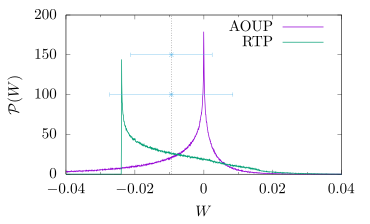

The gnuplot source for this figure:
set term epslatex standalone color size 3.7,2.24
set out "fig_work_distr03.tex"


ymax = 200
set arrow nohead dt '.' from -0.009444444434138678,0 to -0.009444444434138678,ymax

#WMOMEN  AOUP  1000000  -9466.996533258215  409.0647490599909  -24.64602264584659  2.146142863859078  -0.2382259401653184  
#WMOMCENTRAL  AOUP  1  0
#WMOMCENTRAL  AOUP  2  0.0003194407256992678
#WMOMCENTRAL  AOUP  3  -1.47251195990646E-05
#WMOMCENTRAL  AOUP  4  1.408722395136461E-06
#WMOMCENTRAL  AOUP  5  -1.555604423143081E-07

#WMOMEN  RTP  1000000  -9424.740118296739  228.4417159014121  -3.386349678209649  0.09046004385273957  -0.001360677697932766  
#WMOMCENTRAL  RTP  1  0
#WMOMCENTRAL  RTP  2  0.0001396159896039801
#WMOMCENTRAL  RTP  3  1.398342963091599E-06
#WMOMCENTRAL  RTP  4  6.087716021817306E-08
#WMOMCENTRAL  RTP  5  1.509160732023518E-09

#set zeroaxis

set xlabel "$W$"
set ylabel "$\\mathcal{P}(W)$"

#set k top left
set xtics 0.02
set mxtics 2

plot [-0.04:0.04][0:ymax] \
        "<grep WDISTR 'test04.dat'" u 4:($6/$5) w l lw 2 t 'AOUP', \
        "<grep WDISTR 'test03.dat'" u 4:($6/$5) w l lw 2 t 'RTP', \
	'test03_04_MOMS.dat' u 3:2:4 w xerrorbar t ''
